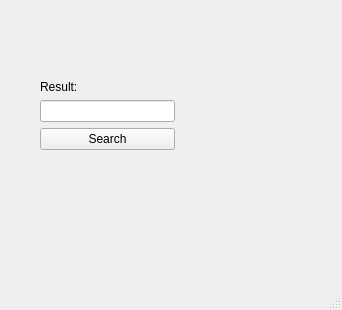
<?xml version="1.0" encoding="UTF-8"?>
<ui version="4.0">
 <class>MainWindow</class>
 <widget class="QMainWindow" name="MainWindow">
  <property name="geometry">
   <rect>
    <x>0</x>
    <y>0</y>
    <width>342</width>
    <height>310</height>
   </rect>
  </property>
  <property name="windowTitle">
   <string>MainWindow</string>
  </property>
  <widget class="QWidget" name="centralwidget">
   <widget class="QWidget" name="">
    <property name="geometry">
     <rect>
      <x>40</x>
      <y>80</y>
      <width>135</width>
      <height>70</height>
     </rect>
    </property>
    <layout class="QVBoxLayout" name="verticalLayout">
     <item>
      <widget class="QLabel" name="label">
       <property name="text">
        <string>Result:</string>
       </property>
      </widget>
     </item>
     <item>
      <widget class="QLineEdit" name="lineEdit"/>
     </item>
     <item>
      <widget class="QPushButton" name="pushButton">
       <property name="text">
        <string>Search</string>
       </property>
      </widget>
     </item>
    </layout>
   </widget>
  </widget>
  <widget class="QStatusBar" name="statusbar"/>
 </widget>
 <resources/>
 <connections/>
</ui>
